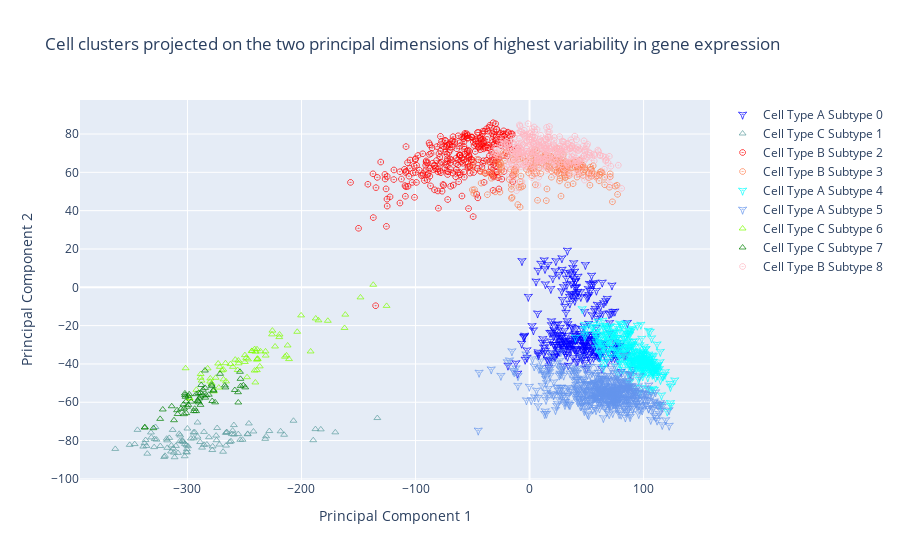

Notebook code for this chart:
### Code cell
fig = go.Figure()
symbol_types = [
    "star-triangle-down-open-dot",
    "octagon-open-dot",
    "triangle-up-open"

]
color_subtypes = [
    "blue",
     "cadetblue",
    "red",
    "coral",
    "cyan",
    "cornflowerblue",
    "chartreuse",
    "green",
    "lightpink",

]
marker_dict = {
    "opacity":0.7
}
# for i, group in frame_multi_cluster.groupby(by=[
#     "main_cell_type",
# ]):
    # marker_dict["symbol"] = symbol_types[i[0]]
for j, sub_group in frame_multi_cluster.groupby(by=[
    "cell_sub_type"
]):
    
    marker_dict['color'] = color_subtypes[j[0]]
    if j[0] in {0, 4, 5}:
        marker_dict['symbol'] = symbol_types[0]
        name_str = "Cell Type A"
    elif j[0] in {2, 8, 3}:
        marker_dict['symbol'] = symbol_types[1]
        name_str = "Cell Type B"
    else:
        marker_dict['symbol'] = symbol_types[2]
        name_str = "Cell Type C"
    # print(marker_dict)
    fig.add_traces(
        go.Scatter(
            x=sub_group.pc_1,
            y=sub_group.pc_2,
            mode="markers",
            name = name_str + f" Subtype {j[0]}",
            marker=marker_dict
        )
    )
fig.update_layout(
    title_text = "Cell clusters projected on the two principal dimensions of highest variability in gene expression"
)
fig.update_xaxes(title_text="Principal Component 1")
fig.update_yaxes(title_text="Principal Component 2")
fig.show()

### Figure 1 — Plotly figure (JSON) as saved in the notebook; plotly's stock layout.template omitted (floating-point values rounded to 4 significant figures; data arrays with more than 128 entries replaced by an {"elided": "..."} marker saying what was removed)
{"data": [{"marker": {"color": "blue", "opacity": 0.7, "symbol": "star-triangle-down-open-dot"}, "mode": "markers", "name": "Cell Type A Subtype 0", "type": "scatter", "x": {"elided": "283 float values"}, "y": {"elided": "283 float values"}}, {"marker": {"color": "cadetblue", "opacity": 0.7, "symbol": "triangle-up-open"}, "mode": "markers", "name": "Cell Type C Subtype 1", "type": "scatter", "x": [-320.4, -317.7, -268.8, -302.4, -300.5, -272.0, -278.2, -300.9, -274.5, -274.8, -319.7, -311.9, -311.3, -314.4, -301.1, -287.2, -308.3, -285.5, -246.2, -215.2, -338.8, -328.1, -300.5, -299.5, -265.6, -253.7, -312.6, -302.2, -329.2, -296.9, -310.1, -314.1, -304.6, -259.3, -283.0, -218.3, -189.7, -304.6, -328.8, -242.1, -315.9, -313.0, -323.8, -247.3, -251.7, -231.0, -262.9, -294.7, -277.9, -261.8, -281.2, -183.1, -133.5, -266.2, -266.4, -231.8, -187.8, -285.5, -247.2, -259.2, -260.4, -343.8, -265.5, -291.1, -318.2, -294.4, -288.8, -317.8, -255.4, -306.7, -293.6, -261.1, -170.3, -207.0, -306.4, -228.2, -327.1, -335.9, -332.0, -273.9, -303.5, -307.2, -300.1, -335.2, -350.7, -337.7, -363.3, -336.7, -346.3, -331.7, -291.2], "y": [-88.58, -83.78, -85.82, -88.17, -86.21, -82.07, -84.93, -82.4, -79.8, -77.39, -87.94, -86.28, -88.7, -85.69, -85.89, -83.67, -86.44, -82.18, -71.06, -76.95, -83.13, -72.91, -84.47, -82.95, -75.76, -79.58, -84.12, -81.74, -83.41, -78.9, -82.78, -82.53, -79.98, -71.9, -82.03, -75.15, -79.79, -80.4, -79.19, -75.24, -78.6, -74.45, -82.82, -76.72, -79.56, -77.74, -80.71, -75.79, -83.04, -80.34, -78.23, -74.14, -68.23, -82.59, -75.99, -79.11, -74.02, -75.47, -76.5, -76.86, -74.81, -74.42, -75.57, -70.57, -79.03, -78.84, -80.75, -79.87, -76.61, -80.3, -75.62, -76.59, -75.69, -69.65, -77.31, -75.01, -79.49, -82.79, -75.75, -73.43, -80.64, -76.48, -73.69, -86.84, -82.24, -81.39, -84.35, -79.72, -81.82, -78.33, -77.95]}, {"marker": {"color": "red", "opacity": 0.7, "symbol": "octagon-open-dot"}, "mode": "markers", "name": "Cell Type B Subtype 2", "type": "scatter", "x": {"elided": "309 float values"}, "y": {"elided": "309 float values"}}, {"marker": {"color": "coral", "opacity": 0.7, "symbol": "octagon-open-dot"}, "mode": "markers", "name": "Cell Type B Subtype 3", "type": "scatter", "x": {"elided": "207 float values"}, "y": {"elided": "207 float values"}}, {"marker": {"color": "cyan", "opacity": 0.7, "symbol": "star-triangle-down-open-dot"}, "mode": "markers", "name": "Cell Type A Subtype 4", "type": "scatter", "x": {"elided": "312 float values"}, "y": {"elided": "312 float values"}}, {"marker": {"color": "cornflowerblue", "opacity": 0.7, "symbol": "star-triangle-down-open-dot"}, "mode": "markers", "name": "Cell Type A Subtype 5", "type": "scatter", "x": {"elided": "496 float values"}, "y": {"elided": "496 float values"}}, {"marker": {"color": "chartreuse", "opacity": 0.7, "symbol": "triangle-up-open"}, "mode": "markers", "name": "Cell Type C Subtype 6", "type": "scatter", "x": [-176.9, -192.0, -161.6, -125.4, -214.5, -212.2, -239.2, -185.1, -162.2, -249.6, -225.5, -278.8, -203.7, -219.5, -187.5, -225.8, -271.6, -298.0, -246.8, -148.3, -301.6, -255.3, -200.3, -241.0, -137.1, -219.2, -240.5, -247.7, -275.2, -288.5, -266.1, -272.5, -276.8, -236.6, -241.1, -231.4, -268.4, -213.1, -273.1, -210.9, -266.7, -288.4, -235.9, -280.1, -260.1, -298.3, -256.0, -269.7, -249.7, -231.5, -239.0, -262.3, -287.6, -238.4, -292.2, -268.5, -255.1, -280.0, -258.1, -282.3, -239.1, -243.5, -223.2, -238.6, -243.6, -248.5, -240.3], "y": [-17.48, -33.47, -14.27, -9.706, -36.22, -30.36, -43.24, -17.23, -21.23, -35.39, -22.6, -50.14, -23.23, -25.99, -16.27, -24.58, -41.51, -57.79, -37.61, -5.269, -42.25, -38.24, -14.66, -32.25, 1.318, -24.65, -49.67, -46.92, -47.22, -47.18, -49.09, -52.34, -54.31, -41.27, -43.44, -35.63, -48.05, -35.54, -39.79, -37.46, -39.61, -45.27, -33.44, -49.19, -41.5, -58.08, -43.18, -43.38, -38.98, -33.45, -32.34, -40.06, -48.69, -37.39, -53.5, -42.95, -39.68, -47.56, -37.76, -42.33, -37.77, -33.31, -30.89, -37.26, -33.2, -36.82, -33.61]}, {"marker": {"color": "green", "opacity": 0.7, "symbol": "triangle-up-open"}, "mode": "markers", "name": "Cell Type C Subtype 7", "type": "scatter", "x": [-302.1, -267.2, -253.9, -296.8, -323.9, -255.6, -290.8, -288.5, -289.7, -266.7, -284.5, -284.4, -288.5, -288.6, -290.9, -308.6, -303.5, -311.8, -309.1, -305.7, -281.3, -283.6, -301.1, -278.8, -286.2, -278.6, -290.3, -300.3, -287.9, -321.6, -337.3, -313.8, -337.6, -292.3, -290.1, -302.2, -301.7, -298.5, -301.2, -255.4, -278.3, -249.3, -250.9, -302.9, -299.2, -294.3, -258.5, -284.7, -277.1, -275.7, -293.7, -271.4, -292.4, -303.0, -253.3, -253.5, -329.8, -299.3, -277.3, -286.5], "y": [-56.22, -51.23, -44.09, -59.69, -68.68, -54.75, -59.45, -55.12, -58.02, -52.25, -52.49, -57.6, -56.92, -61.35, -59.05, -66.13, -61.11, -69.37, -64.15, -63.44, -56.05, -56.34, -65.66, -50.81, -56.37, -51.57, -55.18, -62.32, -50.99, -63.77, -73.04, -62.08, -73.2, -55.77, -60.05, -55.38, -57.14, -55.83, -59.56, -60.12, -59.35, -52.23, -51.15, -63.18, -61.37, -64.61, -53.6, -43.43, -53.53, -60.04, -63.38, -45.15, -64.64, -66.21, -51.55, -47.78, -73.51, -56.73, -54.03, -53.46]}, {"marker": {"color": "lightpink", "opacity": 0.7, "symbol": "octagon-open-dot"}, "mode": "markers", "name": "Cell Type B Subtype 8", "type": "scatter", "x": {"elided": "344 float values"}, "y": {"elided": "344 float values"}}], "layout": {"title": {"text": "Cell clusters projected on the two principal dimensions of highest variability in gene expression"}, "xaxis": {"title": {"text": "Principal Component 1"}}, "yaxis": {"title": {"text": "Principal Component 2"}}}}
